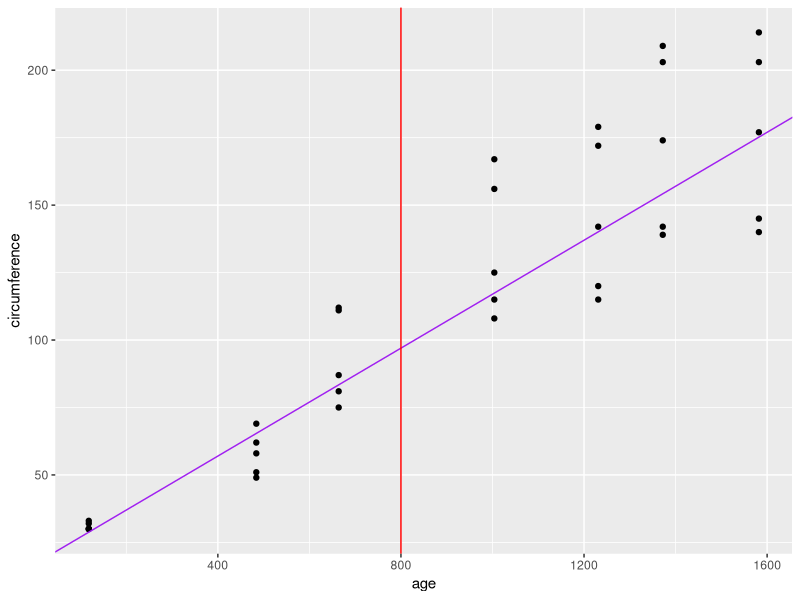

R code for this plot:
library(tidyverse)
data("Orange")
head(Orange)
Orange %>% 
  ggplot(aes(x = age,
             y = circumference))+
  geom_point()+
  geom_abline(intercept = 17,
              slope = 0.1,
              col = "purple")+
  geom_vline(xintercept = 800,
             col = "red")
dias <- 800
medida <- 0.1*dias + 17
lm(circumference ~ age, data = Orange)
